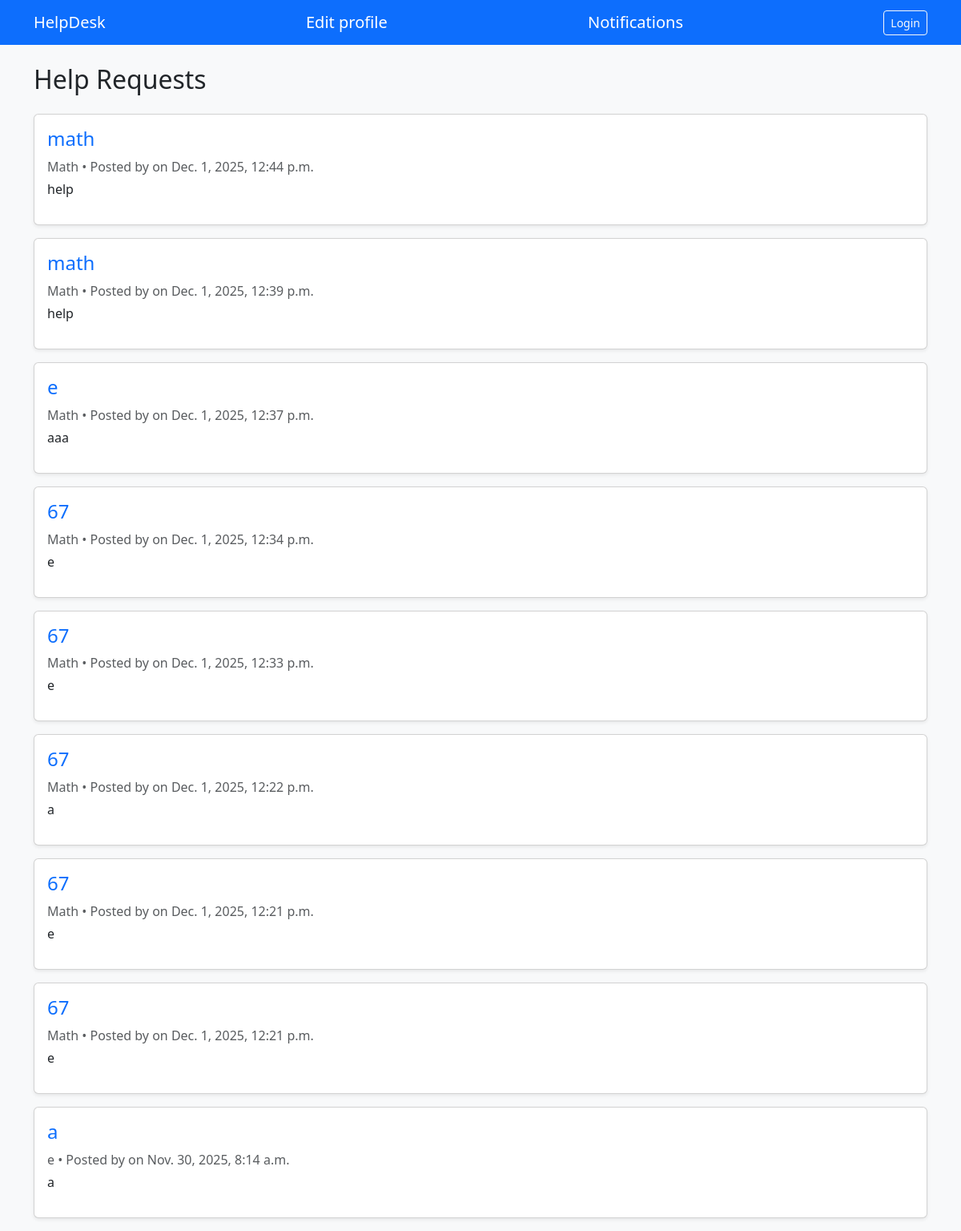
Page /helpdesk/ on the committed database.
### helpdesk/models.py (models this page shows)
class HelpRequest(models.Model):
    User = models.ForeignKey(User, on_delete=models.CASCADE)
    subject = models.CharField(max_length=50)
    description = models.TextField()
    created_at = models.DateTimeField(auto_now_add=True)
    title = models.CharField(max_length=200)

### helpdesk/views.py (the view)
# urls.py: path('', views.request_list, name='request_list'),
def request_list(request):
    reqs = HelpRequest.objects.all().order_by('-created_at')
    return render(request, 'helpdesk/request_list.html',
    { "requests": reqs} )

### helpdesk/templates/helpdesk/request_list.html (shortened to what this page needs)
{% extends "helpdesk/base.html" %}
{% block content %}
<div class="d-flex justify-content-between align-items-center mb-3">
    <h2>Help Requests</h2>
</div>
{% for req in requests %}
<div class="card mb-3 shadow-sm">
  <div class="card-body">
    <h4>
      <a href="{% url 'request_detail' req.id %}" class="text-decoration-none">
        {{ req.title }}
      </a>
    </h4>
    <p class="text-muted mb-1">
        {{ req.subject }} • Posted by {{ req.user.username }} on {{ req.created_at }}
    </p>
    <p>{{ req.description|truncatewords:20 }}</p>
  </div>
</div>
{% empty %}
  <p>No help requests yet.</p>
{% endfor %}
{% endblock %}

### helpdesk/templates/helpdesk/base.html (shortened to what this page needs)
<!DOCTYPE html>
<html>
<head>
    <link href="https://cdn.jsdelivr.net/npm/bootstrap@5.3.0/dist/css/bootstrap.min.css" rel="stylesheet">
</head>
<body class="bg-light">
<nav class="navbar navbar-expand-lg navbar-dark bg-primary mb-4">
  <div class="container">
    <a class="navbar-brand" href="{% url 'request_list' %}">HelpDesk</a>
    <a class="navbar-brand" href="{% url 'editprofile' %}">Edit profile</a>
    <a class="navbar-brand" href="{% url 'notifications' %}">Notifications</a>
    <div>
      {% if user.is_authenticated %}
        <span class="text-white me-3">Hello, {{ user.username }}!</span>
        <a class="btn btn-outline-light btn-sm" href="{% url 'logout' %}">Logout</a>
      {% else %}
        <a class="btn btn-outline-light btn-sm" href="{% url 'login' %}">Login</a>
      {% endif %}
    </div>
  </div>
</nav>
<div class="container">
    {% block content %}
    {% endblock %}
</div>
</body>
</html>

### rows in the picture
HelpRequest: title "math", subject "Math", created_at "Dec. 1, 2025, 12:44 p.m.", description "help"
HelpRequest: title "math", subject "Math", created_at "Dec. 1, 2025, 12:39 p.m.", description "help"
HelpRequest: title "e", subject "Math", created_at "Dec. 1, 2025, 12:37 p.m.", description "aaa"
HelpRequest: title "67", subject "Math", created_at "Dec. 1, 2025, 12:34 p.m.", description "e"
HelpRequest: title "67", subject "Math", created_at "Dec. 1, 2025, 12:33 p.m.", description "e"
HelpRequest: title "67", subject "Math", created_at "Dec. 1, 2025, 12:22 p.m.", description "a"
HelpRequest: title "67", subject "Math", created_at "Dec. 1, 2025, 12:21 p.m.", description "e"
HelpRequest: title "67", subject "Math", created_at "Dec. 1, 2025, 12:21 p.m.", description "e"
HelpRequest: title "a", subject "e", created_at "Nov. 30, 2025, 8:14 a.m.", description "a"
